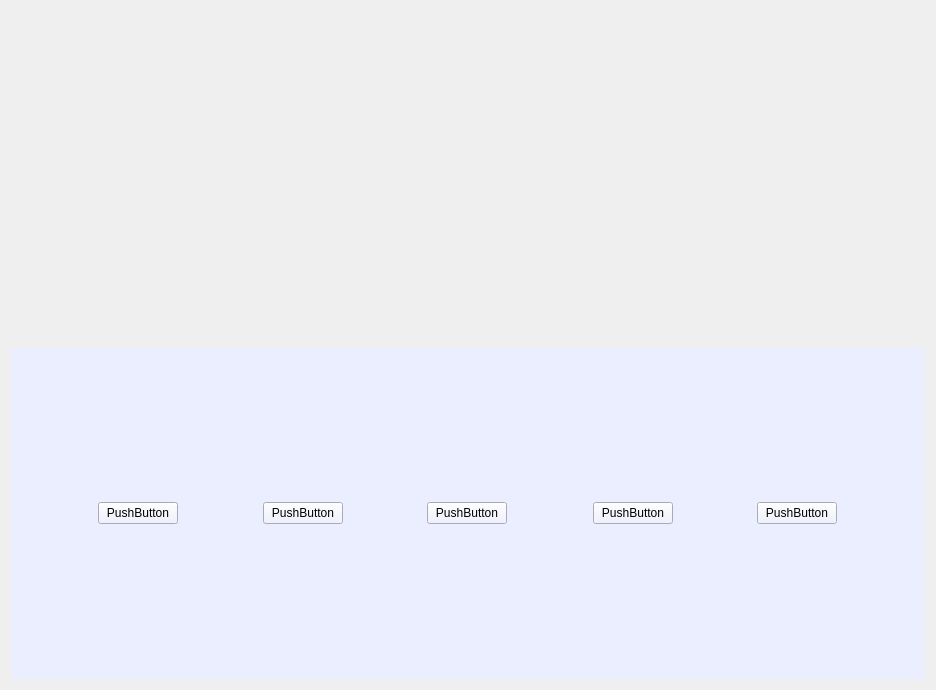
<?xml version="1.0" encoding="UTF-8"?>
<ui version="4.0">
 <class>AlarmAlarm</class>
 <widget class="QWidget" name="AlarmAlarm">
  <property name="geometry">
   <rect>
    <x>0</x>
    <y>0</y>
    <width>936</width>
    <height>690</height>
   </rect>
  </property>
  <property name="windowTitle">
   <string>Form</string>
  </property>
  <layout class="QVBoxLayout" name="verticalLayout">
   <item>
    <widget class="QWidget" name="widget_up" native="true"/>
   </item>
   <item>
    <widget class="QWidget" name="widget_down" native="true">
     <property name="styleSheet">
      <string notr="true">background-color: rgb(235, 238, 255);</string>
     </property>
     <layout class="QHBoxLayout" name="horizontalLayout">
      <item>
       <spacer name="horizontalSpacer_6">
        <property name="orientation">
         <enum>Qt::Horizontal</enum>
        </property>
        <property name="sizeHint" stdset="0">
         <size>
          <width>82</width>
          <height>20</height>
         </size>
        </property>
       </spacer>
      </item>
      <item>
       <widget class="QPushButton" name="btn_4">
        <property name="text">
         <string>PushButton</string>
        </property>
       </widget>
      </item>
      <item>
       <spacer name="horizontalSpacer_5">
        <property name="orientation">
         <enum>Qt::Horizontal</enum>
        </property>
        <property name="sizeHint" stdset="0">
         <size>
          <width>82</width>
          <height>20</height>
         </size>
        </property>
       </spacer>
      </item>
      <item>
       <widget class="QPushButton" name="btn_3">
        <property name="text">
         <string>PushButton</string>
        </property>
       </widget>
      </item>
      <item>
       <spacer name="horizontalSpacer_4">
        <property name="orientation">
         <enum>Qt::Horizontal</enum>
        </property>
        <property name="sizeHint" stdset="0">
         <size>
          <width>82</width>
          <height>20</height>
         </size>
        </property>
       </spacer>
      </item>
      <item>
       <widget class="QPushButton" name="btn_2">
        <property name="text">
         <string>PushButton</string>
        </property>
       </widget>
      </item>
      <item>
       <spacer name="horizontalSpacer_3">
        <property name="orientation">
         <enum>Qt::Horizontal</enum>
        </property>
        <property name="sizeHint" stdset="0">
         <size>
          <width>83</width>
          <height>20</height>
         </size>
        </property>
       </spacer>
      </item>
      <item>
       <widget class="QPushButton" name="btn_1">
        <property name="text">
         <string>PushButton</string>
        </property>
       </widget>
      </item>
      <item>
       <spacer name="horizontalSpacer_2">
        <property name="orientation">
         <enum>Qt::Horizontal</enum>
        </property>
        <property name="sizeHint" stdset="0">
         <size>
          <width>82</width>
          <height>20</height>
         </size>
        </property>
       </spacer>
      </item>
      <item>
       <widget class="QPushButton" name="btn_0">
        <property name="text">
         <string>PushButton</string>
        </property>
       </widget>
      </item>
      <item>
       <spacer name="horizontalSpacer">
        <property name="orientation">
         <enum>Qt::Horizontal</enum>
        </property>
        <property name="sizeHint" stdset="0">
         <size>
          <width>82</width>
          <height>20</height>
         </size>
        </property>
       </spacer>
      </item>
     </layout>
    </widget>
   </item>
  </layout>
 </widget>
 <resources/>
 <connections/>
</ui>
